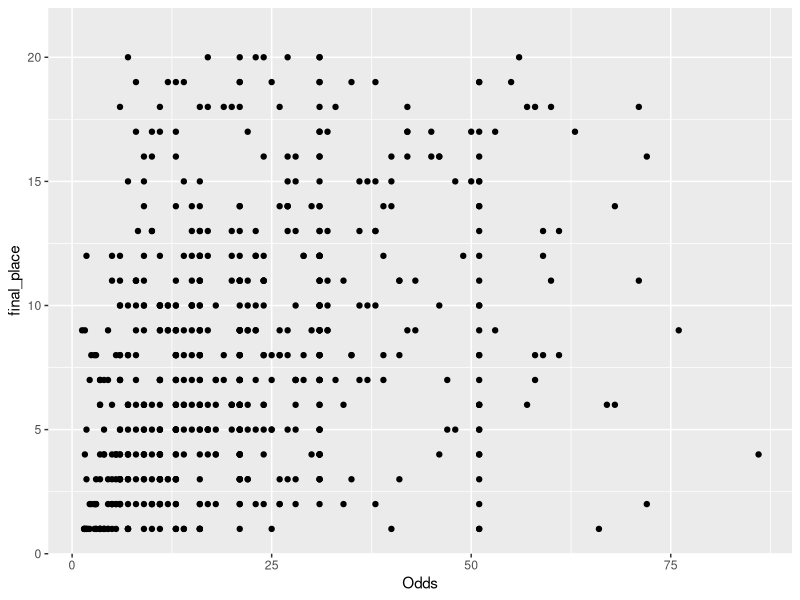
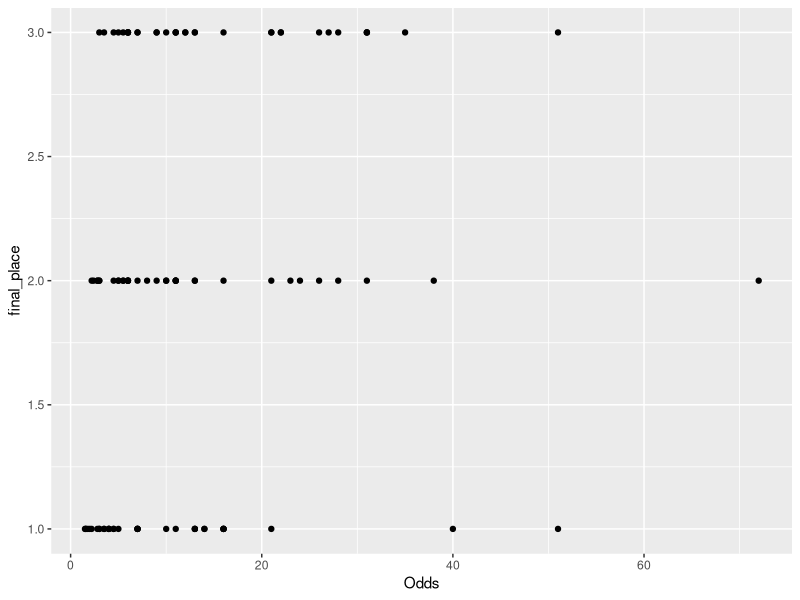
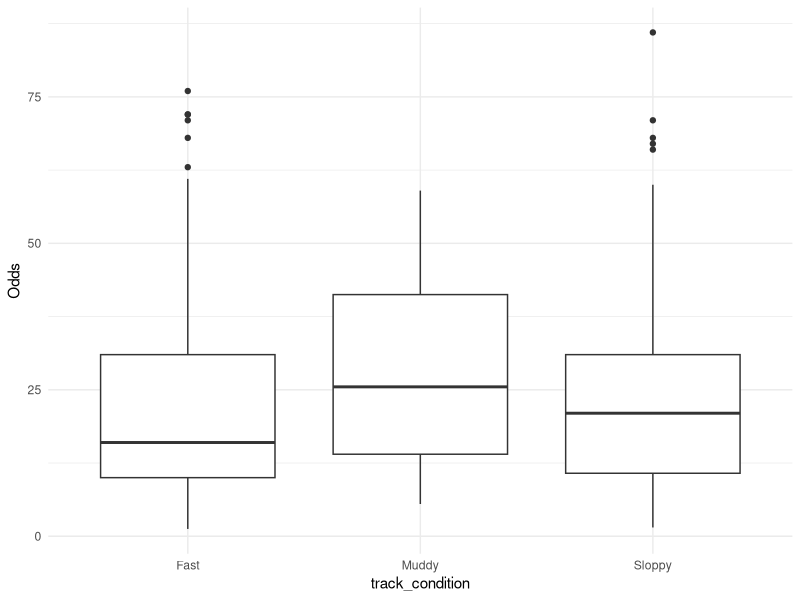
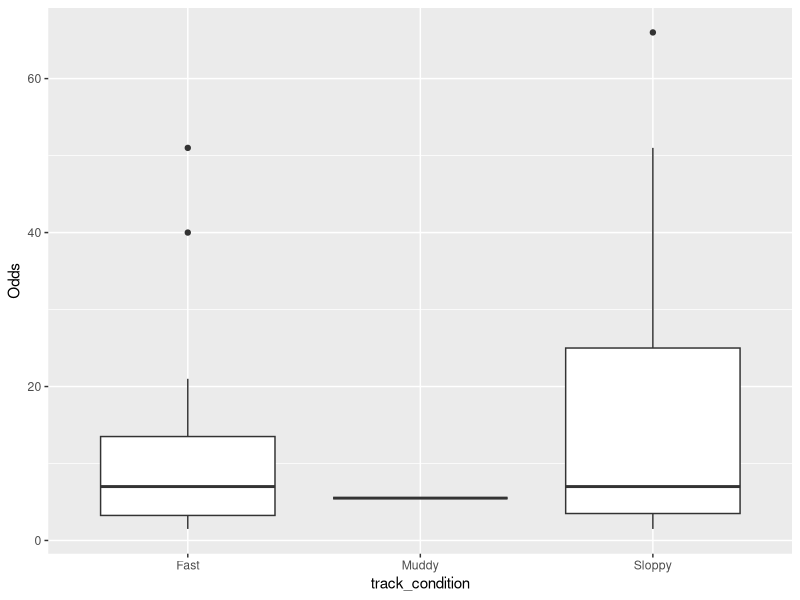

Write the R code that produced these figures, in order. (Note: this script raises an error after producing the figures.)
## ---- chunk 1
library(tidyverse)
library(here)
horseracing <- read.csv(here("bkaradenes/Horseracing_Module/exploration/triple-crown.csv"))
## ---- chunk 2
ggplot(data = horseracing, mapping = aes(x = Odds, y = final_place)) +
  geom_point()
## ---- chunk 3
poor_track <- horseracing %>%
  filter(final_place < 4,
         track_condition == "Fast")
## ---- chunk 4
ggplot(data = poor_track, mapping = aes(x = Odds, y = final_place)) +
  geom_point()
## ---- chunk 5
horse_graph <- horseracing %>%
  filter(final_place == 1,
         track_condition == "Sloppy")
## ---- chunk 6
sloppy_track <- horseracing %>%
  filter(track_condition == "Sloppy")
## ---- chunk 7
ggplot(data = horseracing, mapping = aes(x = track_condition, y = Odds)) +
  geom_boxplot() + 
  theme_minimal()
## ---- chunk 8
first <- horseracing %>%
  filter(final_place == 1)
## ---- chunk 9
ggplot(data = first, mapping = aes(x = track_condition, y = Odds)) +
  geom_boxplot()
## ---- chunk 10
ggplot(data = horceracing, mapping = aes(x = track_condition, y = final_place)) +
  geom_boxplot() +
  theme_minimal()
## ---- chunk 11

horseracing <- horceracing %>%
  mutate(top_3 = ifelse(final_place <= 3, 1, 0))


model <- glm(top_3 ~ Odds + high_temp + low_temp + precipitation_24hrs, data = horseracing, family = binomial)


summary(model)

## ---- chunk 12
favorites <- horseracing %>%
  filter(Odds<=10)
## ---- chunk 13
underdogs <- horseracing %>%
  filter(Odds>=20)
## ---- chunk 14
moda = glm(top_3 ~ Odds + track_condition, data = favorites)
summary(moda)
## ---- chunk 15
modb = glm(top_3 ~ Odds + track_condition, data = underdogs)
summary(modb)
